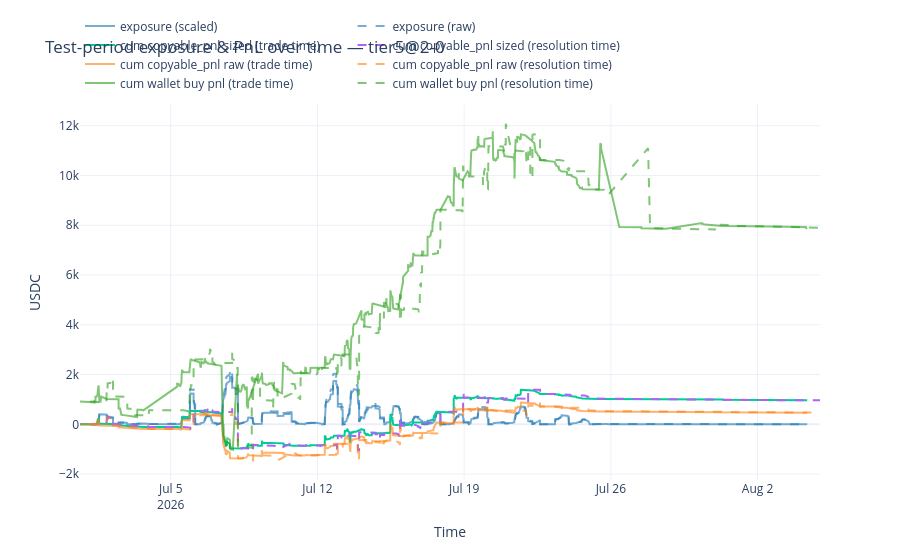

Notebook code for this chart:
### Markdown cell above
## Test-period exposure & PnL over time

Exposure opens at each BUY (`qty = alpha_w * copyable_qty_5m_100` capped by `bucket_avail_copy_qty`, at `price`) and closes at contract resolution `last_condition_trade_ts` — only for contracts resolved within the test window, so unresolved exposure stays open. PnL shown twice: attributed at trade time (`dt`) and at contract resolution time (`last_condition_trade_ts`, resolved contracts only).

### Code cell
import plotly.graph_objects as go

test = splits["test"].copy()
alpha_map = schemes[best_name][1]
test["alpha_w"] = test["wallet"].map(alpha_map).fillna(1.0)
test["raw_copy_pnl"] = test[PNL_COL]
test["wallet_buy_pnl"] = test["pnl"]
test["res_ts"] = pd.to_datetime(test["last_condition_trade_ts"], utc=True, errors="coerce")

# Run sim to get taken mask — exposure/qty must respect the budget
res = run_sim(splits["test"], alpha_map, pnl_col=PNL_COL, qty_col=QTY_COL,
                 group_col="token_group", group_budget=EXPOSURE_BUDGET)
taken_idx = set(res["taken"].values)
test["taken"] = test.index.isin(taken_idx)
test["qty"] = np.clip(test["alpha_w"] * test[QTY_COL], 0.0, test["bucket_avail_copy_qty"])

# Per-trade sim PnL: only for taken trades
per_share = test[PNL_COL] / test[QTY_COL].replace(0, np.nan)
test["copy_pnl"] = np.where(test["taken"], per_share * test["qty"], 0.0)

taken = test[test["taken"]].copy()
print(f"taken trades: {len(taken):,} / {len(test):,}  sim PnL: {taken["copy_pnl"].sum():,.0f}")

window_end = test["dt"].max()
resolved = test["res_ts"] <= window_end
print(
    f"test trades: {len(test):,}  contracts: {test["condition_id"].nunique():,}  "
    f"resolved by {window_end:%Y-%m-%d}: {int(resolved.sum()):,} trades "
    f"({test.loc[resolved, "condition_id"].nunique():,} contracts)"
)
print(
    f"raw {PNL_COL} sum: {test[PNL_COL].sum():,.0f}  "
    f"wallet pnl sum: {test["wallet_buy_pnl"].sum():,.0f}  "
    f"sim copy_pnl sum: {taken["copy_pnl"].sum():,.0f}"
)

# Exposure (scaled): only from taken trades
taken_resolved = taken["res_ts"] <= window_end
open_ev = pd.DataFrame({
    "ev_dt": taken["dt"],
    "exposure_delta": taken["qty"] * taken["price"],
})
close_ev = pd.DataFrame({
    "ev_dt": taken.loc[taken_resolved, "res_ts"],
    "exposure_delta": -(taken.loc[taken_resolved, "qty"] * taken.loc[taken_resolved, "price"]),
})
events = (
    pd.concat([open_ev, close_ev], ignore_index=True)
    .sort_values("ev_dt")
    .reset_index(drop=True)
)
events["exposure"] = events["exposure_delta"].cumsum()

# Exposure (raw): all trades, unscaled
raw_ev = pd.DataFrame({
    "ev_dt": test["dt"],
    "exposure_delta": test[QTY_COL] * test["price"],
})
raw_close = pd.DataFrame({
    "ev_dt": test.loc[resolved, "res_ts"],
    "exposure_delta": -(test.loc[resolved, QTY_COL] * test.loc[resolved, "price"]),
})
raw_events = (
    pd.concat([raw_ev, raw_close], ignore_index=True)
    .sort_values("ev_dt")
    .reset_index(drop=True)
)
raw_events["exposure"] = raw_events["exposure_delta"].cumsum()

def _cum_pnl(dt_col, pnl_col):
    df = test[[dt_col, pnl_col]].rename(columns={dt_col: "ev_dt", pnl_col: "pnl"})
    df = df.sort_values("ev_dt").reset_index(drop=True)
    df["cum_pnl"] = df["pnl"].cumsum()
    return df

pnl_trade = _cum_pnl("dt", "copy_pnl")
pnl_res = _cum_pnl("res_ts", "copy_pnl")
pnl_raw_trade = _cum_pnl("dt", "raw_copy_pnl")
pnl_raw_res = _cum_pnl("res_ts", "raw_copy_pnl")
pnl_wallet_trade = _cum_pnl("dt", "wallet_buy_pnl")
pnl_wallet_res = _cum_pnl("res_ts", "wallet_buy_pnl")

fig = go.Figure()
fig.add_trace(go.Scatter(x=events["ev_dt"], y=events["exposure"], mode="lines",
    name="exposure (scaled)", line=dict(color="rgba(31,119,180,0.6)")))
fig.add_trace(go.Scatter(x=raw_events["ev_dt"], y=raw_events["exposure"], mode="lines",
    name="exposure (raw)", line=dict(dash="dash", color="rgba(31,119,180,0.6)")))
fig.add_trace(go.Scatter(
    x=pnl_trade["ev_dt"], y=pnl_trade["cum_pnl"], mode="lines",
    name=f"cum {PNL_COL} sized (trade time)",
))
fig.add_trace(go.Scatter(
    x=pnl_res["ev_dt"], y=pnl_res["cum_pnl"], mode="lines", line=dict(dash="dash"),
    name=f"cum {PNL_COL} sized (resolution time)",
))
fig.add_trace(go.Scatter(
    x=pnl_raw_trade["ev_dt"], y=pnl_raw_trade["cum_pnl"], mode="lines",
    name=f"cum {PNL_COL} raw (trade time)", line=dict(color="rgba(255,127,14,0.6)"),
))
fig.add_trace(go.Scatter(
    x=pnl_raw_res["ev_dt"], y=pnl_raw_res["cum_pnl"], mode="lines",
    name=f"cum {PNL_COL} raw (resolution time)", line=dict(dash="dash", color="rgba(255,127,14,0.6)"),
))
fig.add_trace(go.Scatter(
    x=pnl_wallet_trade["ev_dt"], y=pnl_wallet_trade["cum_pnl"], mode="lines",
    name="cum wallet buy pnl (trade time)", line=dict(color="rgba(44,160,28,0.6)"),
))
fig.add_trace(go.Scatter(
    x=pnl_wallet_res["ev_dt"], y=pnl_wallet_res["cum_pnl"], mode="lines",
    name="cum wallet buy pnl (resolution time)", line=dict(dash="dash", color="rgba(44,160,28,0.6)"),
))
fig.update_layout(
    title=f"Test-period exposure & PnL over time — {best_name}",
    xaxis_title="Time",
    yaxis_title="USDC",
    template="plotly_white",
    legend=dict(orientation="h", yanchor="bottom", y=1.02),
)
fig.show()

### Figure 1 — Plotly figure (JSON) as saved in the notebook; plotly's stock layout.template omitted (floating-point values rounded to 4 significant figures; data arrays with more than 128 entries replaced by an {"elided": "..."} marker saying what was removed)
{"data": [{"line": {"color": "rgba(31,119,180,0.6)"}, "mode": "lines", "name": "exposure (scaled)", "type": "scatter", "x": {"elided": "3255 str values"}, "y": {"elided": "3255 float values"}}, {"line": {"color": "rgba(31,119,180,0.6)", "dash": "dash"}, "mode": "lines", "name": "exposure (raw)", "type": "scatter", "x": {"elided": "4263 str values"}, "y": {"elided": "4263 float values"}}, {"mode": "lines", "name": "cum copyable_pnl sized (trade time)", "type": "scatter", "x": {"elided": "2134 str values"}, "y": {"elided": "2134 float values"}}, {"line": {"dash": "dash"}, "mode": "lines", "name": "cum copyable_pnl sized (resolution time)", "type": "scatter", "x": {"elided": "2134 str values"}, "y": {"elided": "2134 float values"}}, {"line": {"color": "rgba(255,127,14,0.6)"}, "mode": "lines", "name": "cum copyable_pnl raw (trade time)", "type": "scatter", "x": {"elided": "2134 str values"}, "y": {"elided": "2134 float values"}}, {"line": {"color": "rgba(255,127,14,0.6)", "dash": "dash"}, "mode": "lines", "name": "cum copyable_pnl raw (resolution time)", "type": "scatter", "x": {"elided": "2134 str values"}, "y": {"elided": "2134 float values"}}, {"line": {"color": "rgba(44,160,28,0.6)"}, "mode": "lines", "name": "cum wallet buy pnl (trade time)", "type": "scatter", "x": {"elided": "2134 str values"}, "y": {"elided": "2134 float values"}}, {"line": {"color": "rgba(44,160,28,0.6)", "dash": "dash"}, "mode": "lines", "name": "cum wallet buy pnl (resolution time)", "type": "scatter", "x": {"elided": "2134 str values"}, "y": {"elided": "2134 float values"}}], "layout": {"legend": {"orientation": "h", "y": 1.02, "yanchor": "bottom"}, "title": {"text": "Test-period exposure & PnL over time — tier5@2-0"}, "xaxis": {"title": {"text": "Time"}}, "yaxis": {"title": {"text": "USDC"}}}}
